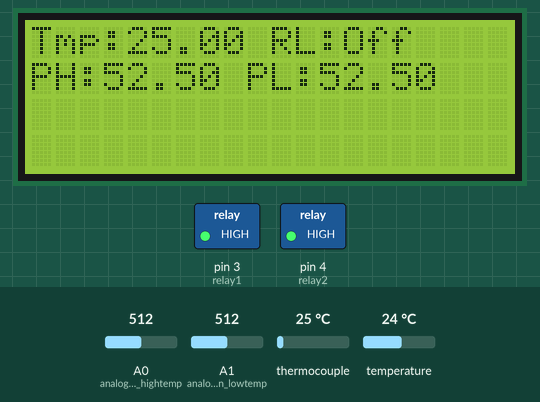
Simulated run of this sketch. Board: Arduino Uno, built with avr-gcc and run on an emulated ATmega328P. On the bench: 20×4 character LCD, switched loads named in the sketch (green lamp = pin HIGH). Inputs (shaded band) come from the test bench; at power-on: A1 (analogPin_lowtemp) = 512, thermocouple 25 °C, A0 (analogPin_hightemp) = 512, temperature 24 °C. What the sketch prints to the serial monitor is not drawn.

Above: at 1.8 s.
1.9 s: A1 (analogPin_lowtemp) set to 533
At 3.5 s:
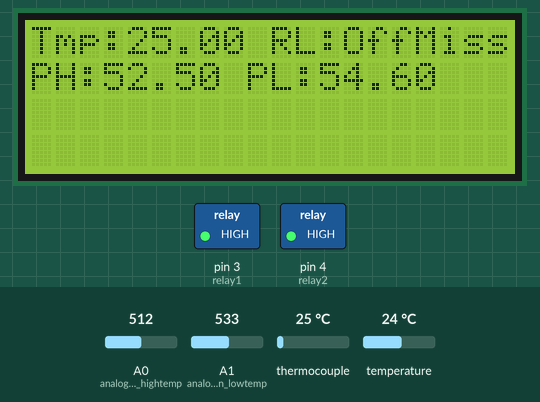
4.0 s: thermocouple set to 11 °C
At 4.8 s:
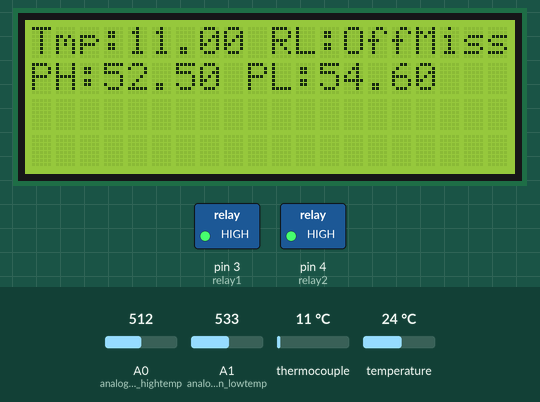
5.9 s: thermocouple set to 8 °C
At 7.3 s:
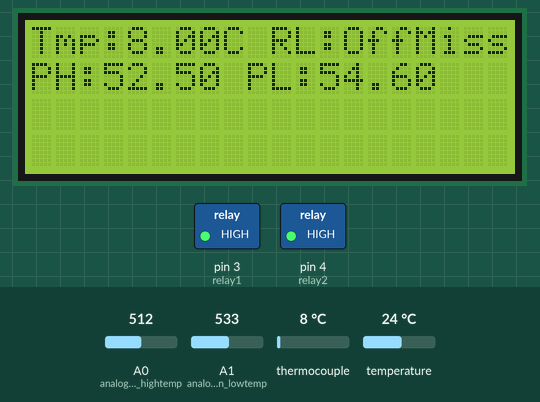
7.7 s: A0 (analogPin_hightemp) set to 522
At 8.5 s:
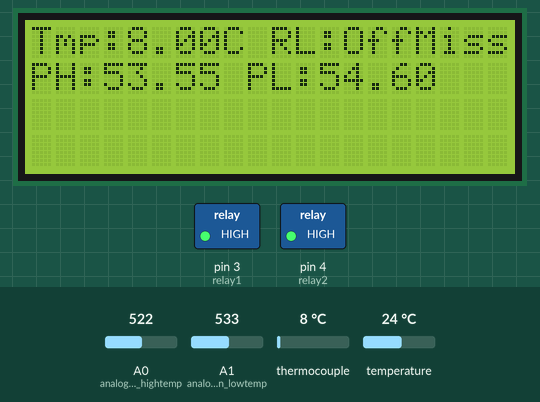
9.4 s: A0 (analogPin_hightemp) set to 547
At 10.9 s:
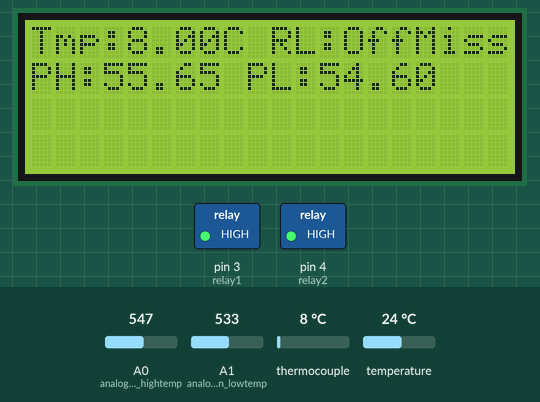
11.3 s: thermocouple set to 150 °C
At 12.7 s:
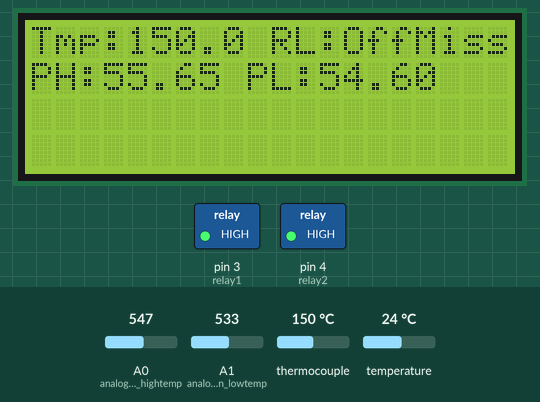
Timing chart, 0 to 14.3 s (numbered marks = the images above; inputs shaded):
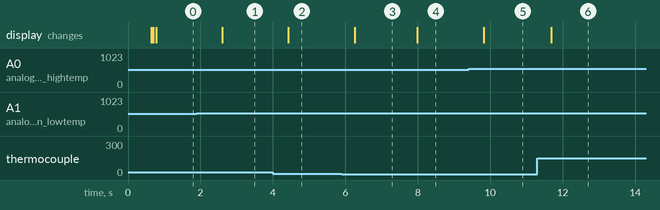

The sketch:

PCR-cooling-heating-Thermocouple-Max6675_better_LCD_I2C_PID.ino
```cpp
//#include <U8g2lib.h>
//
//#ifdef U8X8_HAVE_HW_SPI
//#include <SPI.h>
//#endif
//#ifdef U8X8_HAVE_HW_I2C
//#include <Wire.h>
//#endif

// Please UNCOMMENT one of the contructor lines below
// U8g2 Contructor List (Frame Buffer)
// The complete list is available here: https://github.com/olikraus/u8g2/wiki/u8g2setupcpp
// Please update the pin numbers according to your setup. Use U8X8_PIN_NONE if the reset pin is not connected
//U8G2_SSD1306_128X32_UNIVISION_F_HW_I2C u8g2(U8G2_R0);

#include <OneWire.h>
#include <DallasTemperature.h>

#include <SPI.h>
#include <Wire.h>
//#include <LiquidCrystal.h>
#include <max6675.h>
#include <LiquidCrystal_I2C.h>

#include <DallasTemperature.h>
#define DS18B20 52


LiquidCrystal_I2C lcd(0x27,20,4);  // set the LCD address to 0x27 for a 16 chars and 2 line display


//=================================================================
//          PID variables http://electronoobs.com/eng_arduino_tut39_code1.php
//=================================================================
float PID_error = 0;
float previous_error = 0;
float elapsedTime, Time, timePrev;
float PID_value = 0;
float Temp_PID=0;
//PID constants
int kp = 203;   int ki= 7.2;   int kd = 1.04;
int PID_p = 0;    int PID_i = 0;    int PID_d = 0;
unsigned long previousMillis = 0;
unsigned long currentMillis = 0;
int temp_read_Delay = 500;
float real_temperature = 0;
//float setpoint = 100;
bool pressed_1 = false;
bool pressed_2 = false;

//=================================================================
//               END of PID variables
//=================================================================

//=================================================================
//               Remove temp Sensor Noise
//=================================================================
//Define the number of samples to keep track of. The higher the number, the
// more the readings will be smoothed, but the slower the output will respond to
// the input. Using a constant rather than a normal variable lets us use this
// value to determine the size of the readings array.
const int numReadings = 20;

float readings[numReadings];      // the readings from the analog input
int readIndex = 0;              // the index of the current reading
float total = 0;                  // the running total
float average = 0;                // the average
//=================================================================
//               END of Remove temp Sensor Noise
//=================================================================

//=================================================================
//               Timer for not change the relay fast !
//=================================================================
//https://forum.arduino.cc/t/want-relay-with-button-and-time-limit-not-sure-if-loop-will-work-correctly/210374/9

//long previousMillis = 0;        // will store last time relay was updated
// the follow variables is a long because the time, measured in miliseconds,
// will quickly become a bigger number than can be stored in an int.
long interval = 3000;           // 3 second interval at which to stay on (milliseconds)
bool t=0; //index for time reached to its interval

//=================================================================
//             END OF Timer for not change the relay fast !
//=================================================================

//=================================================================
//             Termocouple Settings and ... by max6675 IC
//=================================================================
int SO = 7;
int CS = 6;
int CLK = 5;

#define ONE_WIRE_BUS 2
#define relay1 3
#define relay2 4
float lowtemp=6;
float hightemp=8;
MAX6675 temp(CLK,CS,SO);
//=================================================================
//            END of Termocouple Settings and ... by max6675 IC
//=================================================================

OneWire oneWire(ONE_WIRE_BUS);
DallasTemperature sensors(&oneWire);


//LiquidCrystal lcd (1,9,10,11,12,13);

//=================================================================
//                Ports part
//=================================================================

//Ports part
//#define analogPin_hightemp  A0 //the analog input pin attach to
//#define analogPin_lowtemp A1 //the analog input pin attach to
float inputValue1 = 0;//variable to store the value coming from sensor
float inputValue2 = 0;//variable to store the value coming from sensor
int analogPin_hightemp =  A0;//variable to store the value coming from sensor
int analogPin_lowtemp = A1;//variable to store the value coming from sensor

int outputValue = 0;//variable to store the output value
//=================================================================
//              END of  Ports part
//=================================================================

//char buffer[5];
//float tempC; // Celcius

//=================================================================
//               Smoothing Function for The temperature Reading Value
//=================================================================

float Smoothing_Value(int inputPin) {
  readIndex = 0;              // the index of the current reading
  total = 0;                  // the running total
  average = 0;
  for (byte i = 0; i == numReadings; i = i + 1) {
  readings[i]=0;
  }
  while (readIndex < numReadings+1) {
    // ...wrap around to the beginning:


    // read from the sensor:
    lowtemp=analogRead(inputPin);
    readings[readIndex] = map(lowtemp, 0, 1023, 0,100); //Convert from 0-1023 proportional to the number of a number of from 0 to 255

//    Serial.print("Smoothing_Value (readings[readIndex])iS: ");
//    Serial.println(readings[readIndex] );
//    Serial.print("total iS: ");
//    Serial.println(total);

    // add the reading to the total:
    total = total + readings[readIndex];
    // advance to the next position in the array:
    readIndex = readIndex + 1;
    delay(2);
  }

    // calculate the average:
    average = total / float(numReadings);
    // send it to the computer as ASCII digits
//    Serial.print("average iS: ");
//    Serial.println(average);

  return average;
}
//=================================================================
//             END of Smoothing Function for The temperature Reading Value
//=================================================================

//=================================================================
//              PID Function for better ontrol On Temprature
//=================================================================

float PID_Temp(float setpoint,float previous_error ){
    currentMillis = millis();           //Save the value of time before the loop
   /*  We create this if so we will read the temperature and change values each "temp_read_Delay"
    *  value. Change that value above iv you want. The MAX6675 read is slow. Tha will affect the
    *  PID control. I've tried reading the temp each 100ms but it didn't work. With 500ms worked ok.*/
  if(currentMillis - previousMillis >= temp_read_Delay){
    previousMillis += temp_read_Delay;              //Increase the previous time for next loop
    real_temperature = temp.readCelsius();  //get the real temperature in Celsius degrees

    PID_error = setpoint - real_temperature;        //Calculate the pid ERROR

    if(PID_error > 10)                              //integral constant will only affect errors below 30ºC
    {PID_i = 0;}

    PID_p = kp * PID_error;                         //Calculate the P value
    PID_i = PID_i + (ki * PID_error);               //Calculate the I value
    timePrev = Time;                    // the previous time is stored before the actual time read
    Time = millis();                    // actual time read
    elapsedTime = (Time - timePrev) / 1000;
    PID_d = kd*((PID_error - previous_error)/elapsedTime);  //Calculate the D value
    PID_value = PID_p + PID_i + PID_d;                      //Calculate total PID value

    //We define firing delay range between 0 and 7400. Read above why 7400!!!!!!!
    if(PID_value < 0)
    {      PID_value = 0;       }
    if(PID_value > 7400)
    {      PID_value = 7400;    }
    //Printe the values on the LCD
//    lcd.clear();
//    lcd.setCursor(0,0);
//    lcd.print("Set: ");
//    lcd.setCursor(5,0);
//    lcd.print(setpoint);
//    lcd.setCursor(0,1);
//    lcd.print("PID_error:");
//    lcd.setCursor(11,1);
//    lcd.print(PID_error);
//    delay(800);
    previous_error = PID_error; //Remember to store the previous error.
    return PID_value,previous_error;
  }
}


//=================================================================
//           END of PID Function for better ontrol On Temprature
//=================================================================

//=================================================================
//           Setup
//=================================================================

void setup(void)
{
  Serial.begin(9600);
  sensors.begin();
  pinMode(relay1, OUTPUT);
  pinMode(relay2, OUTPUT);
  digitalWrite(relay1, HIGH);
  digitalWrite(relay2, HIGH);
//  lcd.begin(16,2);
  delay(500);

  //Remove Noise from chaninge in temp Value https://www.arduino.cc/en/Tutorial/BuiltInExamples/Smoothing

    for (int thisReading = 0; thisReading < numReadings; thisReading++) {
    readings[thisReading] = 0;
  }

  //LiquidCrystal_I2C https://github.com/johnrickman/LiquidCrystal_I2C/
    lcd.init();                      // initialize the lcd
  // Print a message to the LCD.
  lcd.backlight();
  lcd.setCursor(3,0);
  lcd.print("Hello, world!");
  lcd.setCursor(2,1);
  lcd.print("Ywrobot Arduino!");
  lcd.setCursor(0,2);
  lcd.print("Arduino LCM IIC 2004");
  lcd.setCursor(2,3);
  lcd.print("Power By Ec-yuan!");
  lcd.clear();
// u8g2.begin();
}
//=================================================================
//           END of Setup
//=================================================================

//=================================================================
//             Loop
//=================================================================

void loop(void)
{
//  lcd.clear();
//Pot Part hightemp
  inputValue1 = Smoothing_Value(analogPin_hightemp); //analogRead(analogPin_hightemp);//read the  value from the potentiometer

  //Serial.print("Input: "); //print "Input"

  //Serial.println(inputValue1); //print inputValue

  hightemp = inputValue1;//map(inputValue1, 0, 1023, 0,100); //Convert from 0-1023 proportional to the number of a number of from 0 to 255

  Serial.print("Hightemp_Limit_POT: "); //print "Output"

  Serial.println(hightemp); //print outputValue
  lcd.setCursor(0,1);
  lcd.print("PH:");
  lcd.print(hightemp);

//End Of Pot Part lowtemp

//Pot Part lowtemp
  inputValue2 = Smoothing_Value(analogPin_lowtemp);//analogRead(analogPin_lowtemp);//read the  value from the potentiometer

  //Serial.print("Input_LowTemp_Limit_POT: "); //print "Input"

  //Serial.println(inputValue2); //print inputValue

  lowtemp = inputValue2;//map(inputValue2, 0, 1023, 0,100); //Convert from 0-1023 proportional to the number of a number of from 0 to 255

  Serial.print("LowTemp_Limit_POT: "); //print "Output"

  Serial.print(lowtemp); //print outputValue
  lcd.setCursor(8,1);
  lcd.print(" PL:");
  lcd.print(lowtemp);
//


Serial.println(""); //print inputValue
Serial.println(""); //print inputValue
Serial.println(""); //print inputValue
Serial.println(""); //print inputValue
Serial.println(""); //print inputValue
Serial.println(""); //print inputValue

PID_value,previous_error=PID_Temp(hightemp,previous_error);

//
//    lcd.setCursor(0,1);
//    lcd.print("Temp_PID");
//    lcd.setCursor(9,1);
//    lcd.print(Temp_PID);
//    delay(500);
//End Of Pot Part lowtemp

//The LCD Showing  And Termocouple Reading by max6675
//  sprintf(buffer, "%s", temp.readCelsius());
//  tempC=temp.readCelsius();
//  String mystring = String(temp.readCelsius());
  lcd.setCursor(0,0);
  lcd.print("Tmp:");
  lcd.print(temp.readCelsius());
  lcd.print("C");

//  delay(1000);
//  lcd.setCursor(0,1);
//  lcd.print("Far.:");
//  lcd.print((temp.readCelsius()*9/5)+32);
//  lcd.print("F");

  Serial.print("Cel.:");
  Serial.print(temp.readCelsius());
  Serial.print("   Far.:");
  Serial.print((temp.readCelsius()*9/5)+32);
  Serial.println("");

//  unsigned long currentMillis = millis();
//  if(currentMillis - previousMillis > interval) {
//    // save the last time you switched the relay
//    previousMillis = currentMillis;
//    t=1;
//  }
  lcd.setCursor(9,0);
  lcd.print(" RL:Off");


  if  (lowtemp > hightemp){
  Serial.println(" LowTemp_Limit_POT is > HighTemp_Limit_POT !!!");
  lcd.print("Miss");}

//  else if ((PID_value < hightemp) and (PID_value > lowtemp) and (t==1)){

  else if ((temp.readCelsius() < hightemp) and (temp.readCelsius() > lowtemp) and (t==1)){
//    delayMicroseconds(maximum_firing_delay - PID_value); //This delay controls the po
    delayMicroseconds( PID_value); //This delay controls the po
    digitalWrite(relay1, LOW);
    digitalWrite(relay2, LOW);
    Serial.println("Relays On");
    lcd.print("On");

    t=0;}
  else if (t==1) {
    digitalWrite(relay1, HIGH);
    digitalWrite(relay2, HIGH);
    Serial.println("Relays Off");
    lcd.print("Off");

    t=0;}
//   delay(500);
//END of The LCD Showing  And Termocouple Reading by max6675


  sensors.requestTemperatures();
  Serial.print("Temp Cel 1.:");
  Serial.println(sensors.getTempCByIndex(0));
//  if (sensors.getTempCByIndex(0) < lowtemp){
//    digitalWrite(relay1, HIGH);
//    digitalWrite(relay2, HIGH);
//    Serial.println("Relays On");}
//  if (sensors.getTempCByIndex(0) > hightemp){
//    digitalWrite(relay1, LOW);
//    digitalWrite(relay2, LOW);
//    Serial.println("Relays Off");}


  Serial.println(""); //print inputValue
  Serial.println(""); //print inputValue


  }
```

Measured:
- the behaviour switches between 521 and 522 on A1 (analogPin_lowtemp) (found by bisection; images 0 and 1)
- the behaviour switches between 10 and 9 °C on thermocouple (found by bisection; images 2 and 3)
- after the input at 1.9 s, the display: changes after 0.70 s (image 1)
- after the input at 4.0 s, the display: changes after 0.43 s (image 2)
- after the input at 5.9 s, the display: changes after 0.35 s (image 3)
- after the input at 7.7 s, the display: changes after 0.29 s (image 4)
- after the input at 9.4 s, the display: changes after 0.41 s (image 5)
- after the input at 11.3 s, the display: changes after 0.39 s (image 6)
